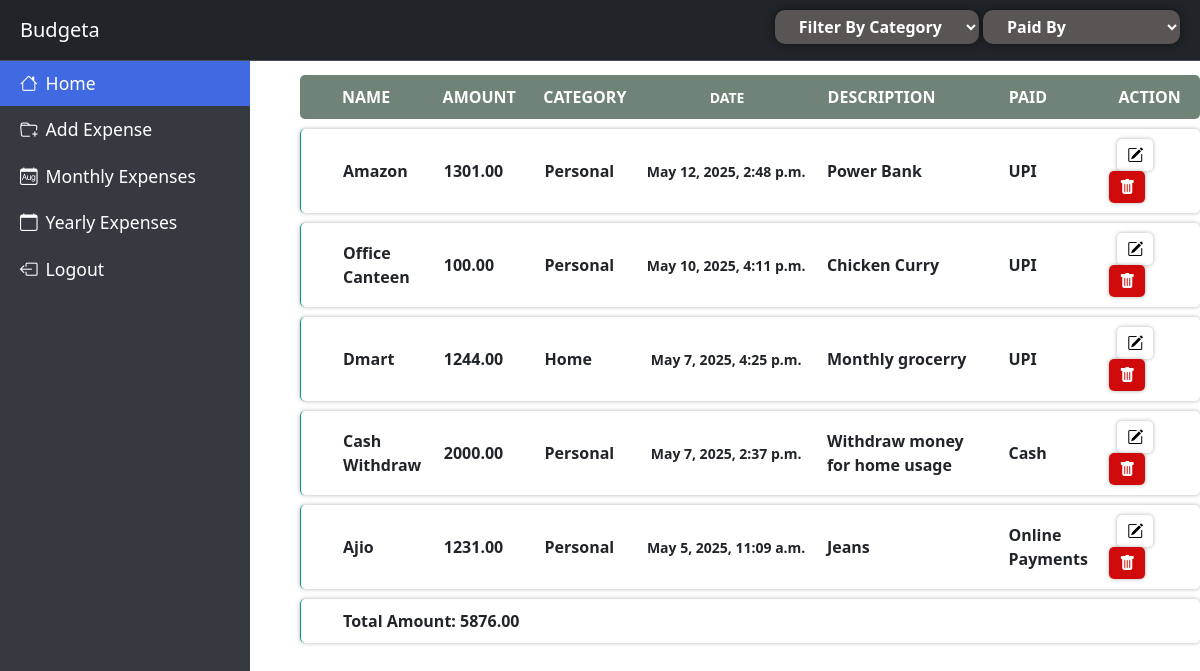
/budget/index/ (signed in), run on the app's committed database.
### budget/models.py (models this page shows, shortened)
class Expense(models.Model):
    user_id = models.ForeignKey(Users, on_delete=models.CASCADE, null=True, blank=True)
    name = models.CharField(max_length=50)
    amount = models.DecimalField(max_digits=10, decimal_places=2)
    category_choices = (
            ('Personal', 'Personal'),
            ('Home', 'Home'),
            ('Other', 'Other')
        )
    category = models.CharField(max_length=30, help_text=_("Type of the Expense ex: Personal, Home, etc."), choices=category_choices)
    date = models.DateTimeField()
    description = models.TextField(blank=True, null=True)
    paid_choices = {
        "UPI":"UPI",
        "Cash": "Cash",
        "Credit Card": "Credit Card",
        "Online Payments": "Online Payments",
        "Others": "Others"
    }
    paid = models.CharField(max_length=30, verbose_name=_('Payment Type'), choices=paid_choices)
    class Meta:
        ordering = ['-date']

### budget/views.py (the view, shortened to what this page needs)
# urls.py: path('index/', views.home_view, name="index"),
@login_required(login_url="/users/login/")
def home_view(request):
    category = request.GET.get("category")
    now = datetime.now()
    if category is None or category == "All":
        expense_details = Expense.objects.filter(user_id=request.user.id, date__year=now.year, date__month=now.month).all()
    elif category in ("Personal", "Home", "Other"):
        expense_details = Expense.objects.filter(
            user_id=request.user.id, category=category, date__year=now.year, date__month=now.month
        ).all()
    else:
        expense_details = Expense.objects.filter(user_id=request.user.id, date__year=now.year, date__month=now.month).all()
    paid = request.GET.get("paid")
    amount = sum(expense_details.values_list('amount', flat=True))
    return render(
        request,
        "home/index.html",
        {
            "expense_details": expense_details,
            "active_link": "home",
            "selected_category": category,
            "paid_by": paid,
            "amount": amount
        },
    )

### templates/home/index.html
{% extends "home/base.html" %}
{% block sidebar %}
    {% include "home/sidebar.html" %}
{% endblock %}
{% block header %}
    {% include "home/header.html" %}
{% endblock %}
{% block content %}
    {% block expense_details_block %}
        {% include "home/expense-details.html" %}
    {% endblock %}
{% endblock %}

### templates/home/expense-details.html
{% block expense_details_block %}
<div>
    <ul class="headings">
        <li id="task">NAME</li>
        <li id="task">AMOUNT</li>
        <li id="task">CATEGORY</li>
        <li id="date">DATE</li>
        <li id="desc">DESCRIPTION</li>
        <li id="task">PAID</li>
        <li id="edit-container">ACTION</li>
    </ul>
    {% if expense_details %}
    {% for data in expense_details %}
        <ul class='expense-list'>
            <li id='task'>{{ data.name }}</li>
            <li id='task'>{{ data.amount }}</li>
            <li id='task'>{{ data.category }}</li>
            <li id='date'>{{ data.date }}</li>
            <li id='desc'>{{ data.description }}</li>
            <li id='task'>{{ data.paid }}</li>
            <li id="edit-container">
                <button id="task-edit"><a href="{% url 'edit' data.id %}" > <i class="bi bi-pencil-square" style="color:black;"></i></a></button>
                <button id="delete-task"><a href="{% url 'delete' data.id %}" > <i class="bi bi-trash-fill" style="color:white;"></i></a></button>
            </li>
        </ul>
        {% endfor %}
        {% if amount %}
            <ul class='expense-list'>
                <li id='amount'>Total Amount: {{ amount }}</li>
            </ul>
        {% endif %}
    {% else %}
        <p>No expenses are available.</p>
    {% endif %}
</div>
{% endblock %}

### static/css/index.css (style rules this page uses)
.main-container ul { display: flex; align-items: center; list-style-type: none; border-radius: 5px; font-weight: bold; margin-block: 10px; padding-block: 10px; justify-content: space-around; }
.main-container .headings { background-color: #6f8377; color: white; }
.main-container .headings li { width: 100px; margin-inline: 10px; text-align: center; }
.main-container li#desc { width: 200px; text-align: start; }
.main-container li#task { width: 100px; text-align: start; }
.main-container li#date { font-size: 14px; width: 200px; text-align: center; }
.expense-list { box-shadow: 0 0 4px rgba(0, 0, 0, 0.3); border-left: 1px solid #009688; }
.expense-list li { font-weight: 600; width: 100px; margin-inline: 10px; text-align: start; }
.expense-list button { padding: 4px 10px; cursor: pointer; background-color: #fff; border: none; border-radius: 5px; box-shadow: 0 0 4px rgba(0, 0, 0, 0.3); }
.expense-list button#delete-task { background-color: #cf0000f5;; color: white; }
.expense-list button#task-edit { background-color: #fff; margin-inline: 8px; }
.expense-list li#amount { width: 100%; margin-inline: 10px; text-align: start; font-weight: bolder; }

### data on the page
Expense: name "Amazon", amount "1301.00", category "Personal", date "May 12, 2025, 2:48 p.m.", description "Power Bank", paid "UPI"
Expense: name "Office Canteen", amount "100.00", category "Personal", date "May 10, 2025, 4:11 p.m.", description "Chicken Curry", paid "UPI"
Expense: name "Dmart", amount "1244.00", category "Home", date "May 7, 2025, 4:25 p.m.", description "Monthly grocerry", paid "UPI"
Expense: name "Cash Withdraw", amount "2000.00", category "Personal", date "May 7, 2025, 2:37 p.m.", description "Withdraw money for home usage", paid "Cash"
Expense: name "Ajio", amount "1231.00", category "Personal", date "May 5, 2025, 11:09 a.m.", description "Jeans", paid "Online Payments"

### other printed values
{{ amount }} "5876.00"
